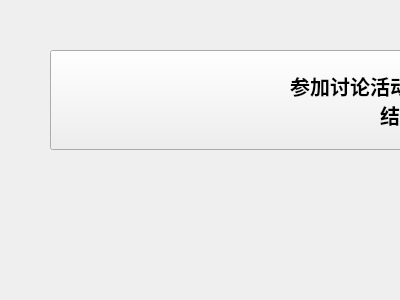
<?xml version="1.0" encoding="UTF-8"?>
<ui version="4.0">
 <class>PPT35</class>
 <widget class="QWidget" name="PPT35">
  <property name="geometry">
   <rect>
    <x>0</x>
    <y>0</y>
    <width>400</width>
    <height>300</height>
   </rect>
  </property>
  <property name="windowTitle">
   <string>Form</string>
  </property>
  <widget class="QPushButton" name="pushButton_2">
   <property name="geometry">
    <rect>
     <x>50</x>
     <y>50</y>
     <width>800</width>
     <height>100</height>
    </rect>
   </property>
   <property name="font">
    <font>
     <family>黑体</family>
     <pointsize>15</pointsize>
     <weight>75</weight>
     <bold>true</bold>
    </font>
   </property>
   <property name="styleSheet">
    <string notr="true"/>
   </property>
   <property name="text">
    <string>参加讨论活动的你学到了很多知识，
结识了很多朋友</string>
   </property>
  </widget>
 </widget>
 <resources/>
 <connections/>
</ui>
